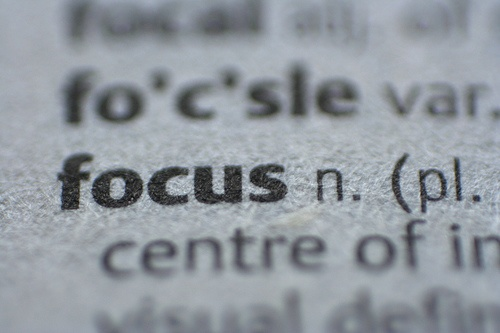
#> input picture texture analysis/focus1.jpg, 500 x 333 px
$ python texture-analysis.py focus1.jpg focus2.jpg
#> lines starting #> are read from the running program, lines starting #| are printed output that depends on the picture
### texture analysis/makeSfilters.py
import numpy as np
def makeSfilters():
# Returns the S filter bank of size 49x49x13 in F. To convolve an
# image I with the filter bank you can either use the matlab function
# conv2, i.e. responses(:,:,i)=conv2(I,F(:,:,i),'valid'), or use the
# Fourier transform.

  NF=13;                        # Number of filters
  SUP=49;                       # Support of largest filter (must be odd)
  F=np.zeros((NF,SUP,SUP)); #was F=np.zeros((SUP,SUP,NF));

  F[0]=makefilter(SUP,2,1); #try changing to F[:,:,0] if this doesn't work
  F[1]=makefilter(SUP,4,1);
  F[2]=makefilter(SUP,4,2);
  F[3]=makefilter(SUP,6,1);
  F[4]=makefilter(SUP,6,2);
  F[5]=makefilter(SUP,6,3);
  F[6]=makefilter(SUP,8,1);
  F[7]=makefilter(SUP,8,2);
  F[8]=makefilter(SUP,8,3);
  F[9]=makefilter(SUP,10,1);
  F[10]=makefilter(SUP,10,2);
  F[11]=makefilter(SUP,10,3);
  F[12]=makefilter(SUP,10,4);
  return F

def makefilter(sup,sigma,tau):
  hsup=(sup-1)//2;
  [x,y]=np.meshgrid(range(-hsup,hsup+1),range(-hsup,hsup+1));
  #r=(x.*x+y.*y).^0.5;
  r = np.power((np.multiply(x,x) + np.multiply(y,y)),0.5);
  #f=cos(r*(pi*tau/sigma)).*exp(-(r.*r)/(2*sigma*sigma));
  f=np.multiply(np.cos(r*(np.pi*tau/sigma)),np.exp(-(np.multiply(r,r))/(2*sigma*sigma)));
  f=f-np.mean(f[:]);          # Pre-processing: zero mean
  f=f/sum(abs(f[:]));      # Pre-processing: L_{1} normalise
  return f

### texture analysis/texture-analysis.py
import numpy as np
import scipy as sp
from scipy import signal
import makeSfilters as S
import argparse
import cv2

def filter(image1,image2):
#> called with image1 = 'focus1.jpg', image2 = 'focus2.jpg'
	verbose = True #if True, outputs texture calculations midway
	max_mean_diff = 200 #maximum distance between mean vectors
	max_std_diff = 100 #maximum distance between std dev vectors
	img1 = cv2.imread(image1, 0)
#> img1: shape (333, 500); min 11, max 231, mean 150.5
	img2 = cv2.imread(image2, 0)
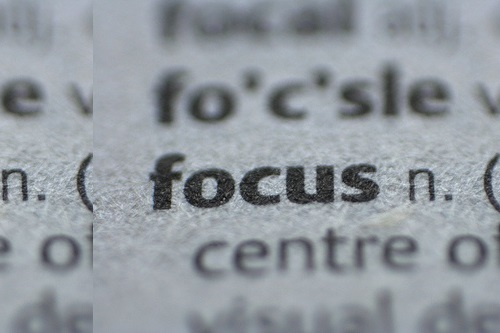
#> input picture texture analysis/focus2.jpg, 500 x 333 px
#> img2: shape (333, 500); min 9, max 232, mean 151.2
	S_filt = S.makeSfilters() #make the filters
	mean1 = np.zeros(13) #vectors of means per filter
	mean2 = np.zeros(13)
	stddev1 = np.zeros(13) #vectors of std devs per filter
	stddev2 = np.zeros(13)
	for i in range(13):
		if(verbose):
			print("calculating texture",i+1,"of 13")
		filt = S_filt[i]
		im1conv = sp.signal.convolve(img1, filt) #run filters
		im2conv = sp.signal.convolve(img2, filt)
		mean1[i] = np.average(im1conv)
		mean2[i] = np.average(im2conv)
		stddev1[i] = np.std(im1conv)
		stddev2[i] = np.std(im2conv)
#> this loop made 13 passes
#> pass 1, in filter, `im1conv = sp.signal.convolve(img1, filt)`:
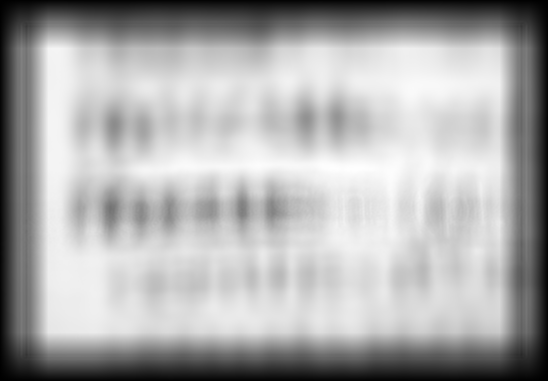
#> im1conv: shape (381, 548) float64; min 2.59, max 6758.4, mean 4573; drawn with min black and max white
#> pass 1, in filter, `im2conv = sp.signal.convolve(img2, filt)`:
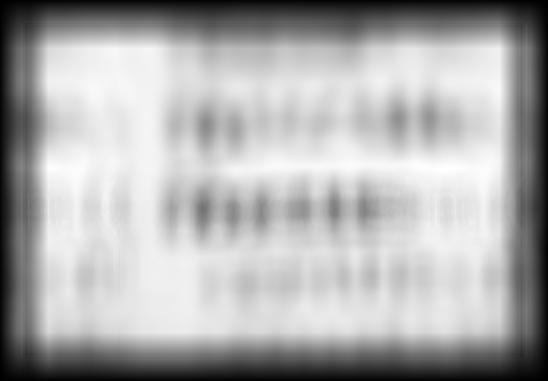
#> im2conv: shape (381, 548) float64; min 2.65, max 6759.5, mean 4594; drawn with min black and max white
#> after the loop:
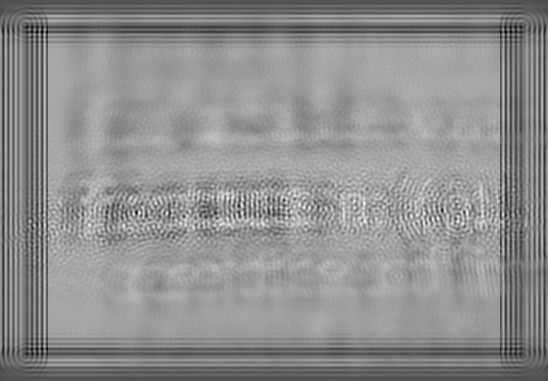
#> im1conv: shape (381, 548) float64; min -116.3, max 254.9, mean 91.4; drawn with min black and max white
#> after the loop:
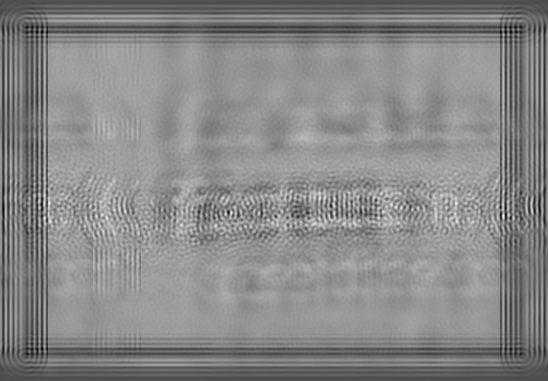
#> im2conv: shape (381, 548) float64; min -119.2, max 275.9, mean 91.8; drawn with min black and max white
#> after the loop, mean1 = [4573, 3770, 3134.8, 3264.7, 2034, 1584.5, 2507.1, 856.7, 363.4, 1767.1, 248.7, 36.08, 91.37]; mean2 = [4594, 3787.3, 3149.2, 3279.7, 2043.4, 1591.8, 2518.6, 860.7, 365.1, 1775.2, 249.8, 36.24, 91.79]; stddev1 = [1824.6, 1488.1, 1233.4, 1281.1, 788.5, 611.9, 980.7, 329.8, 140.1, 697.1, 123.3, 58.66, 42.61]; stddev2 = [1858.3, 1515, 1255.4, 1302.6, 801.7, 622, 994.7, 335, 142.2, 703.5, 123.7, 58.55, 43.14]
	dist_mean = np.linalg.norm(mean1-mean2) #calculate distance between vectors
#> dist_mean = 39.17
	dist_std = np.linalg.norm(stddev1-stddev2)
#> dist_std = 57.93
	if(dist_mean < max_mean_diff and dist_std < max_std_diff):
		print("true")
	else:
		print("false")
	return

if __name__ == "__main__":
	parser = argparse.ArgumentParser(description='CSCI 4220U Assignment 2.')
	parser.add_argument('im1', help='Image file 1')
	parser.add_argument('im2', help='Image file 2')
	args = parser.parse_args()
	filter(args.im1,args.im2)
